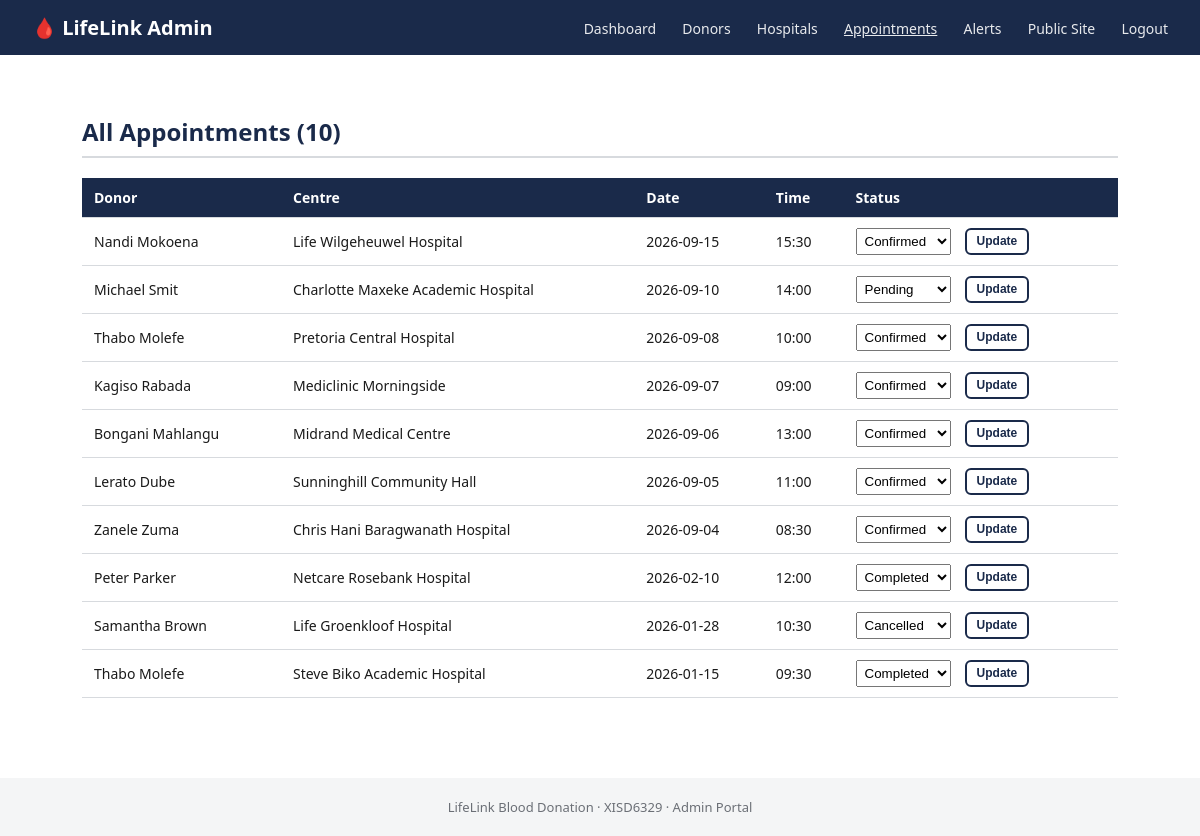
The page /admin/appointments.php (signed in) on the database its author committed.
### tables this page shows
CREATE TABLE appointments (
  appointment_id INT AUTO_INCREMENT PRIMARY KEY,
  donor_id INT NOT NULL,
  hospital_id INT NOT NULL,
  scheduled_date DATE NOT NULL,
  scheduled_time TIME NOT NULL,
  donation_type VARCHAR(20) NOT NULL DEFAULT 'WholeBlood',
  status VARCHAR(20) NOT NULL DEFAULT 'Confirmed',  
  notes VARCHAR(255),
  created_at TIMESTAMP NOT NULL DEFAULT CURRENT_TIMESTAMP,
  FOREIGN KEY (donor_id) REFERENCES donors(donor_id) ON DELETE CASCADE,
  FOREIGN KEY (hospital_id) REFERENCES hospitals(hospital_id)
);

CREATE TABLE donors (
  donor_id INT AUTO_INCREMENT PRIMARY KEY,
  first_name VARCHAR(60) NOT NULL,
  last_name VARCHAR(60) NOT NULL,
  email VARCHAR(150) NOT NULL UNIQUE,
  password VARCHAR(255) NOT NULL,
  google_id VARCHAR(255) NULL,
  phone VARCHAR(30),
  date_of_birth DATE,
  gender VARCHAR(20),
  address VARCHAR(255),
  blood_type_id INT NOT NULL,
  last_donation_date DATE NULL,
  is_active TINYINT(1) NOT NULL DEFAULT 1,
  created_at TIMESTAMP NOT NULL DEFAULT CURRENT_TIMESTAMP,
  FOREIGN KEY (blood_type_id) REFERENCES blood_types(blood_type_id)
);

CREATE TABLE hospitals (
  hospital_id INT AUTO_INCREMENT PRIMARY KEY,
  hospital_name VARCHAR(150) NOT NULL,
  address VARCHAR(255) NOT NULL,
  latitude DECIMAL(10,6),
  longitude DECIMAL(10,6),
  contact_email VARCHAR(150),
  contact_phone VARCHAR(30),
  operating_hours VARCHAR(100),
  is_approved TINYINT(1) NOT NULL DEFAULT 1
);

### admin/appointments.php (the view, shortened to what this page needs)
<?php
$pdo = db();
$appointments = $pdo->query(
    "SELECT a.appointment_id, d.first_name, d.last_name, h.hospital_name, a.scheduled_date, a.scheduled_time, a.status
     FROM appointments a
     JOIN donors d ON d.donor_id = a.donor_id
     JOIN hospitals h ON h.hospital_id = a.hospital_id
     ORDER BY a.scheduled_date DESC, a.scheduled_time DESC"
)->fetchAll();
$statuses = ['Pending', 'Confirmed', 'Completed', 'Cancelled'];
include __DIR__ . '/../includes/admin_header.php';
?>
  <div class="section">
    <h2>All Appointments (<?= count($appointments) ?>)</h2>
    <table>
      <tr><th>Donor</th><th>Centre</th><th>Date</th><th>Time</th><th>Status</th></tr>
      <?php foreach ($appointments as $a): ?>
        <tr>
          <td><?= htmlspecialchars($a['first_name'] . ' ' . $a['last_name']) ?></td>
          <td><?= htmlspecialchars($a['hospital_name']) ?></td>
          <td><?= htmlspecialchars($a['scheduled_date']) ?></td>
          <td><?= htmlspecialchars(substr($a['scheduled_time'], 0, 5)) ?></td>
          <td>
            <form action="appointments.php" method="post" style="display:flex; gap:6px;">
              <select name="status" style="padding:4px;">
                <?php foreach ($statuses as $s): ?>
                  <option value="<?= $s ?>" <?= $s === $a['status'] ? 'selected' : '' ?>><?= $s ?></option>
                <?php endforeach; ?>
              </select>
              <button type="submit" class="btn btn-outline" style="padding:4px 10px; font-size:12px;">Update</button>
            </form>
          </td>
        </tr>
      <?php endforeach; ?>
    </table>
  </div>
<?php include __DIR__ . '/../includes/admin_footer.php'; ?>

### assets/css/style.css (style rules this page uses)
:root { --navy: #1a2a4a; --red: #b3141c; --light: #f4f5f6; --grey: #6b6f76; --border: #d7dade; }
* { box-sizing: border-box; }
body { margin: 0; font-family: "Segoe UI", Arial, sans-serif; color: #1a1a1a; background: #ffffff; }
.btn { display: inline-block; padding: 12px 26px; border-radius: 6px; font-weight: 600; text-decoration: none; margin: 0 8px; cursor: pointer; border: none; font-size: 14px; }
.btn-outline { background: #fff; color: var(--navy); border: 2px solid var(--navy); }
.section { padding: 40px 32px; max-width: 1100px; margin: 0 auto; }
.section h2 { color: var(--navy); border-bottom: 2px solid var(--border); padding-bottom: 8px; }
table { width: 100%; border-collapse: collapse; margin-top: 10px; }
th, td { text-align: left; padding: 10px 12px; border-bottom: 1px solid var(--border); font-size: 14px; }
th { background: var(--navy); color: #fff; }

### rows shown on the page
appointments: donor.last_name "Nandi Mokoena", hospital.hospital_name "Life Wilgeheuwel Hospital", scheduled_date "2026-09-15", scheduled_time "15:30", status "Confirmed"
appointments: donor.last_name "Michael Smit", hospital.hospital_name "Charlotte Maxeke Academic Hospital", scheduled_date "2026-09-10", scheduled_time "14:00", status "Pending"
appointments: donor.last_name "Thabo Molefe", hospital.hospital_name "Pretoria Central Hospital", scheduled_date "2026-09-08", scheduled_time "10:00", status "Confirmed"
appointments: donor.last_name "Kagiso Rabada", hospital.hospital_name "Mediclinic Morningside", scheduled_date "2026-09-07", scheduled_time "09:00", status "Confirmed"
appointments: donor.last_name "Bongani Mahlangu", hospital.hospital_name "Midrand Medical Centre", scheduled_date "2026-09-06", scheduled_time "13:00", status "Confirmed"
appointments: donor.last_name "Lerato Dube", hospital.hospital_name "Sunninghill Community Hall", scheduled_date "2026-09-05", scheduled_time "11:00", status "Confirmed"
appointments: donor.last_name "Zanele Zuma", hospital.hospital_name "Chris Hani Baragwanath Hospital", scheduled_date "2026-09-04", scheduled_time "08:30", status "Confirmed"
appointments: donor.last_name "Peter Parker", hospital.hospital_name "Netcare Rosebank Hospital", scheduled_date "2026-02-10", scheduled_time "12:00", status "Completed"
appointments: donor.last_name "Samantha Brown", hospital.hospital_name "Life Groenkloof Hospital", scheduled_date "2026-01-28", scheduled_time "10:30", status "Cancelled"
appointments: donor.last_name "Thabo Molefe", hospital.hospital_name "Steve Biko Academic Hospital", scheduled_date "2026-01-15", scheduled_time "09:30", status "Completed"

### other values the page prints
count($appointments) "10"
